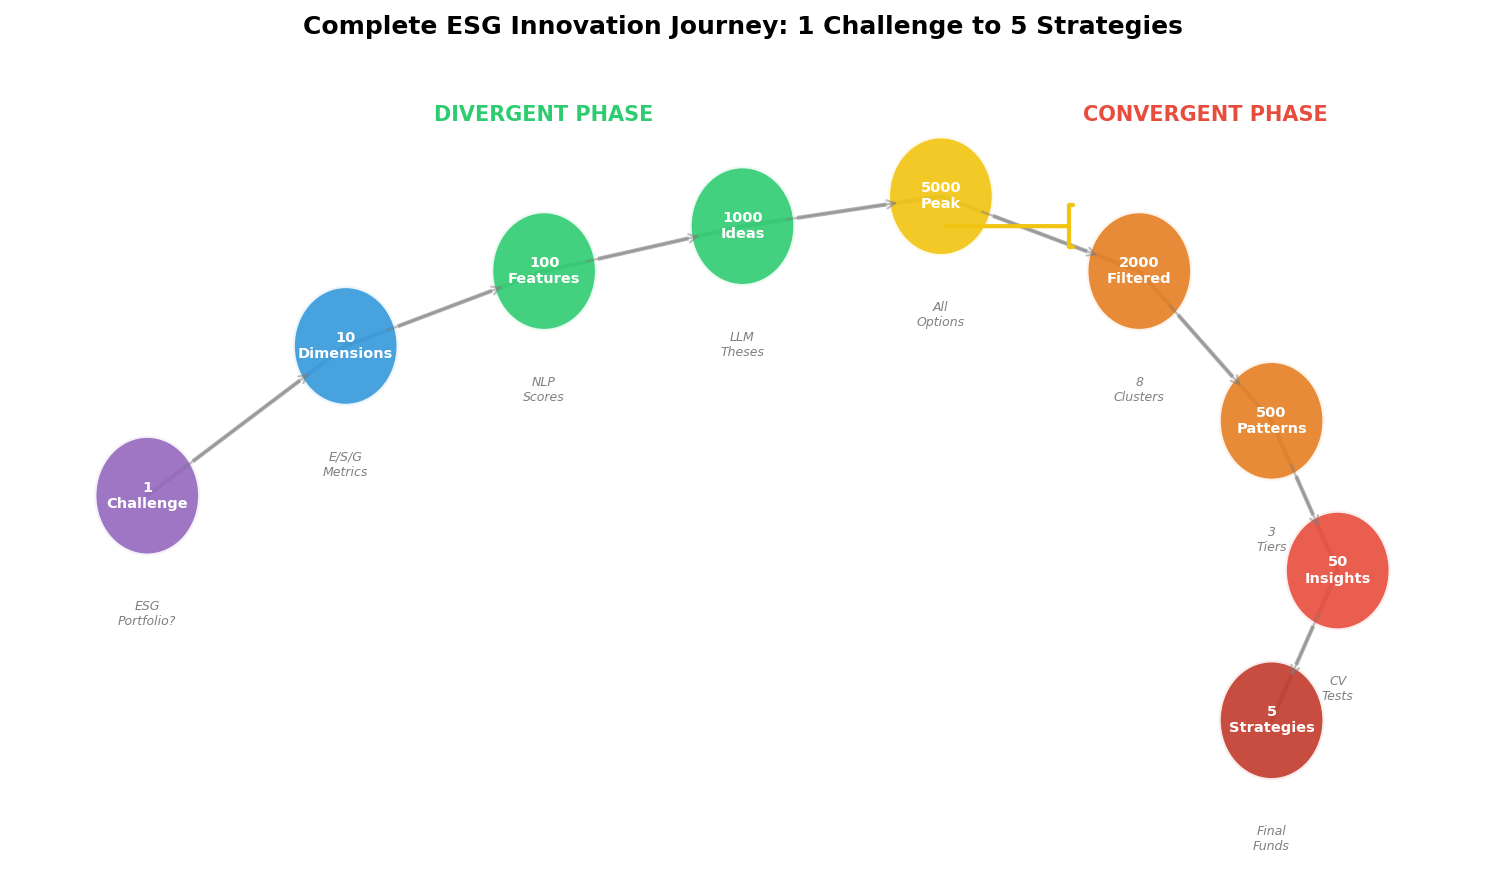

Here is the Python script that generated this plot:
"""Complete Journey - Full ESG case study visualization"""
import numpy as np
import matplotlib.pyplot as plt
import matplotlib.patches as mpatches
from pathlib import Path

plt.rcParams.update({
    'font.size': 10, 'axes.labelsize': 10, 'axes.titlesize': 11,
    'xtick.labelsize': 9, 'ytick.labelsize': 9, 'legend.fontsize': 9,
    'figure.figsize': (10, 6), 'figure.dpi': 150
})

fig, ax = plt.subplots(figsize=(10, 6))

# Journey stages as a flow
stages = [
    {'name': '1\nChallenge', 'x': 0.5, 'y': 3, 'color': '#9467bd', 'esg': 'ESG\nPortfolio?'},
    {'name': '10\nDimensions', 'x': 2, 'y': 4, 'color': '#3498db', 'esg': 'E/S/G\nMetrics'},
    {'name': '100\nFeatures', 'x': 3.5, 'y': 4.5, 'color': '#2ecc71', 'esg': 'NLP\nScores'},
    {'name': '1000\nIdeas', 'x': 5, 'y': 4.8, 'color': '#2ecc71', 'esg': 'LLM\nTheses'},
    {'name': '5000\nPeak', 'x': 6.5, 'y': 5, 'color': '#f1c40f', 'esg': 'All\nOptions'},
    {'name': '2000\nFiltered', 'x': 8, 'y': 4.5, 'color': '#e67e22', 'esg': '8\nClusters'},
    {'name': '500\nPatterns', 'x': 9, 'y': 3.5, 'color': '#e67e22', 'esg': '3\nTiers'},
    {'name': '50\nInsights', 'x': 9.5, 'y': 2.5, 'color': '#e74c3c', 'esg': 'CV\nTests'},
    {'name': '5\nStrategies', 'x': 9, 'y': 1.5, 'color': '#c0392b', 'esg': 'Final\nFunds'},
]

# Draw journey path
xs = [s['x'] for s in stages]
ys = [s['y'] for s in stages]
ax.plot(xs, ys, 'k-', linewidth=2, alpha=0.3, zorder=1)

# Draw stages
for i, s in enumerate(stages):
    circle = mpatches.Circle((s['x'], s['y']), 0.4, facecolor=s['color'], alpha=0.9,
                              edgecolor='white', linewidth=2, zorder=2)
    ax.add_patch(circle)

    # Stage count
    ax.text(s['x'], s['y'], s['name'], fontsize=7, ha='center', va='center',
            color='white', fontweight='bold', zorder=3)

    # ESG example below
    ax.text(s['x'], s['y'] - 0.7, s['esg'], fontsize=6, ha='center', va='top',
            color='gray', style='italic')

# Arrows showing direction
for i in range(len(stages) - 1):
    dx = stages[i+1]['x'] - stages[i]['x']
    dy = stages[i+1]['y'] - stages[i]['y']
    ax.annotate('', xy=(stages[i+1]['x'] - 0.3*dx/np.sqrt(dx**2+dy**2),
                        stages[i+1]['y'] - 0.3*dy/np.sqrt(dx**2+dy**2)),
               xytext=(stages[i]['x'] + 0.3*dx/np.sqrt(dx**2+dy**2),
                       stages[i]['y'] + 0.3*dy/np.sqrt(dx**2+dy**2)),
               arrowprops=dict(arrowstyle='->', color='gray', lw=1, alpha=0.5))

# Phase labels
ax.text(3.5, 5.5, 'DIVERGENT PHASE', fontsize=10, fontweight='bold', color='#2ecc71', ha='center')
ax.text(8.5, 5.5, 'CONVERGENT PHASE', fontsize=10, fontweight='bold', color='#e74c3c', ha='center')

# Central annotation
ax.annotate('', xy=(7.5, 4.8), xytext=(6.5, 4.8),
           arrowprops=dict(arrowstyle='-[', color='#f1c40f', lw=2))

ax.set_xlim(-0.5, 10.5)
ax.set_ylim(0.5, 6)
ax.axis('off')
ax.set_title('Complete ESG Innovation Journey: 1 Challenge to 5 Strategies',
             fontsize=12, fontweight='bold')

plt.tight_layout()
plt.savefig(Path(__file__).parent / 'chart.pdf', dpi=300, bbox_inches='tight')
plt.savefig(Path(__file__).parent / 'chart.png', dpi=150, bbox_inches='tight')
plt.close()
print("15_journey_complete created")
